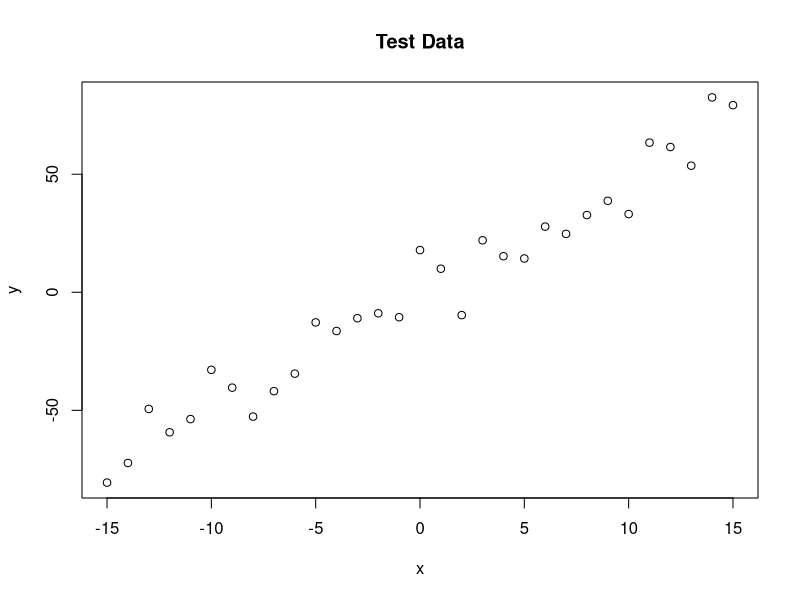
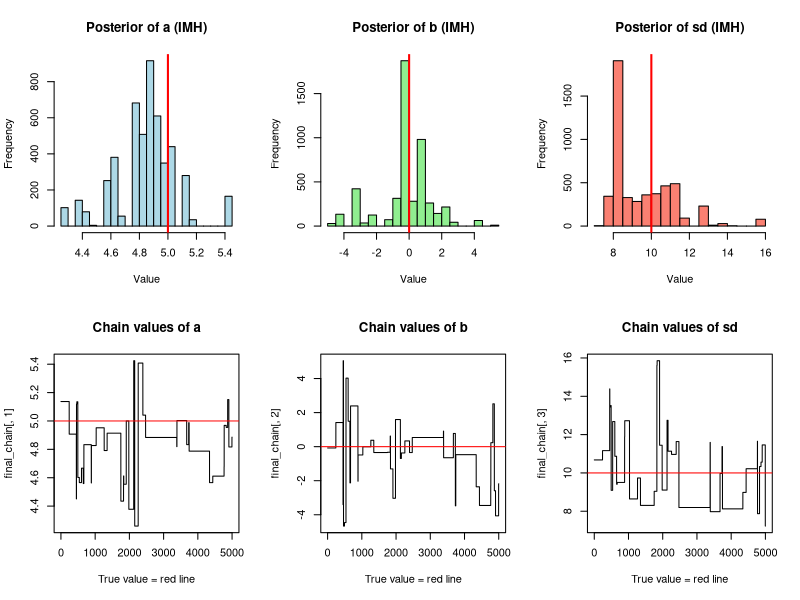
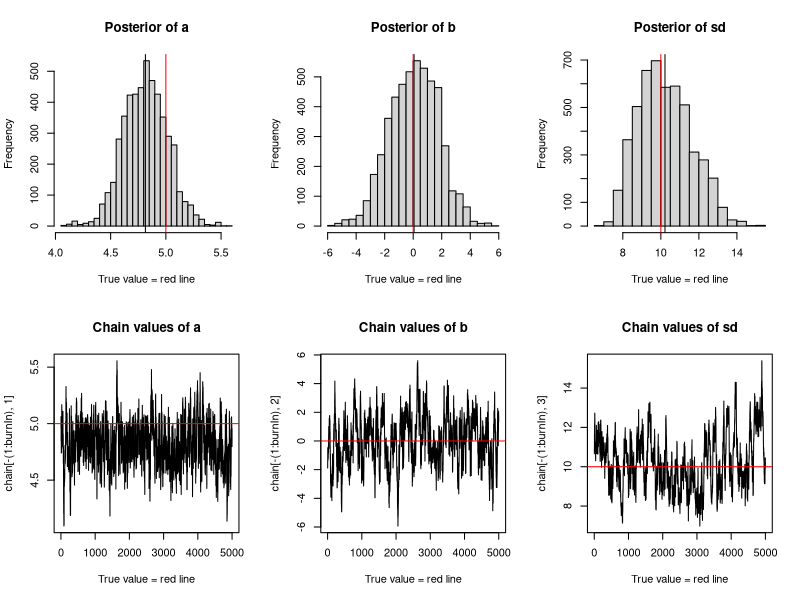
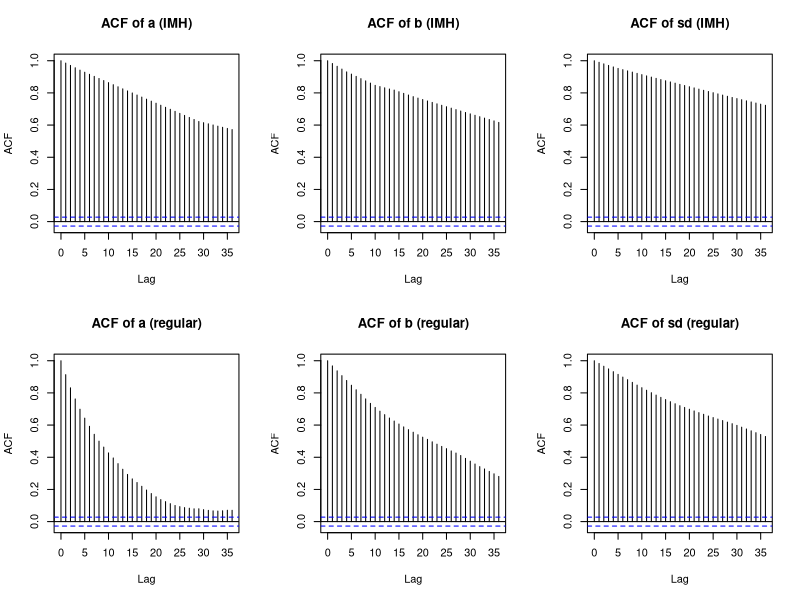

The R script that drew these images, in order:
## ---- chunk 1
knitr::opts_chunk$set(echo = TRUE)
## ---- chunk 2
# This work is licensed under the Creative Commons Attribution-NonCommercial-ShareAlike 3.0 Unported License. 
# Example taken from http://theoreticalecology.wordpress.com/2010/09/17/metropolis-hastings-mcmc-in-r/
# True paramter values
trueA <- 5
trueB <- 0
trueSd <- 10
sampleSize <- 31

## Set the seed so that results can be replicated
set.seed(123)
# create x-values 
x <- (-(sampleSize-1)/2):((sampleSize-1)/2)

# create dependent values according to y = ax + b + N(0,sd)
y <-trueA * x + trueB + rnorm(n=sampleSize,mean=0,sd=trueSd)
plot(x,y, main="Test Data")


####### Required fnctions

#likelihood function: Note that it returns "log" likelihood
likelihood <- function(param){
  a = param[1]
  b = param[2]
  sd = param[3]
  pred = a*x + b
  singlelikelihoods = dnorm(y, mean = pred, sd = sd, log = T)
  sumll = sum(singlelikelihoods)
  return(sumll)
}
# Example: plot the likelihood profile of the slope a
#slopevalues <- function(x){return(likelihood(c(x, trueB, trueSd)))}
#slopelikelihoods <- lapply(seq(3, 7, by=.05), slopevalues )
#plot (seq(3, 7, by=.05), slopelikelihoods , type="l", xlab = "values of slope parameter a", ylab = "Log likelihood")

# Prior likelihood function: Note that it returns "log" prior likelihood
prior <- function(param){
  a = param[1]
  b = param[2]
  sd = param[3]
  aprior = dunif(a, min=0, max=10, log = T)
  bprior = dnorm(b, sd = 5, log = T)
  sdprior = dunif(sd, min=0, max=30, log = T)
  return(aprior+bprior+sdprior)
}

# The posterior
posterior <- function(param){
  return (likelihood(param) + prior(param))
}
## ---- chunk 3
set.seed(123)


# Function to draw Y_t ~ g(y)
proposalfunction_imh <- function(param){
  a_prop = runif(1, min=0, max=10)
  b_prop = rnorm(1, mean=0, sd=5)
  sd_prop = runif(1, min=0, max=30)
  return(c(a_prop, b_prop, sd_prop))
}

# Our MCMC step using previous function
run_independent_MH <- function(startvalue, iterations){
  chain = array(dim = c(iterations+1,3))
  chain[1,] = startvalue
  for (i in 1:iterations){
    proposal = proposalfunction_imh(chain[i,])
    
    probab = exp(likelihood(proposal) - likelihood(chain[i,]))
    
    if (runif(1) < probab){
      chain[i+1,] = proposal
    } else {
      chain[i+1,] = chain[i,]
    }
  }
  return(chain)
}

## Set starting values: a=4, b=0 and sd=10?
startvalue = c(4,0,10)
## Run the chain
chain_imh = run_independent_MH(startvalue, 10000)

### Summary: #######################
burnIn = 5000
final_chain = chain_imh[-(1:burnIn),]
acceptance_imh = 1-mean(duplicated(final_chain))

par(mfrow = c(2,3))
hist(final_chain[,1], nclass=30, main="Posterior of a (IMH)", xlab="Value", col="lightblue")
abline(v = trueA, col="red", lwd=2)

hist(final_chain[,2], nclass=30, main="Posterior of b (IMH)", xlab="Value", col="lightgreen")
abline(v = trueB, col="red", lwd=2)

hist(final_chain[,3], nclass=30, main="Posterior of sd (IMH)", xlab="Value", col="salmon")
abline(v = trueSd, col="red", lwd=2)

plot(final_chain[,1], type = "l", xlab="True value = red line" , main = "Chain values of a", )
abline(h = trueA, col="red" )
plot(final_chain[,2], type = "l", xlab="True value = red line" , main = "Chain values of b", )
abline(h = trueB, col="red" )
plot(final_chain[,3], type = "l", xlab="True value = red line" , main = "Chain values of sd", )
abline(h = trueSd, col="red" )

# for comparison:
summary(lm(y~x))
## ---- chunk 4
######## Metropolis algorithm ################

proposalfunction <- function(param){
  return(rnorm(3,mean = param, sd= c(0.1,0.5,0.3)))
}

run_metropolis_MCMC <- function(startvalue, iterations){
  chain = array(dim = c(iterations+1,3))
  chain[1,] = startvalue
  for (i in 1:iterations){
    proposal = proposalfunction(chain[i,])
    probab = exp(posterior(proposal) - posterior(chain[i,]))
    if (runif(1) < probab){
      chain[i+1,] = proposal
    }else{
      chain[i+1,] = chain[i,]
    }
  }
  return(chain)
}

## Set starting values: a=4, b=0 and sd=10?
startvalue = c(4,0,10)

## Run the chain
chain = run_metropolis_MCMC(startvalue, 10000)

## Drop the burn-in samples?
burnIn = 5000
acceptance = 1-mean(duplicated(chain[-(1:burnIn),]))

### Summary: #######################
par(mfrow = c(2,3))
hist(chain[-(1:burnIn),1],nclass=30, , main="Posterior of a", xlab="True value = red line" )
abline(v = mean(chain[-(1:burnIn),1]))
abline(v = trueA, col="red" )
hist(chain[-(1:burnIn),2],nclass=30, main="Posterior of b", xlab="True value = red line")
abline(v = mean(chain[-(1:burnIn),2]))
abline(v = trueB, col="red" )
hist(chain[-(1:burnIn),3],nclass=30, main="Posterior of sd", xlab="True value = red line")
abline(v = mean(chain[-(1:burnIn),3]) )
abline(v = trueSd, col="red" )
plot(chain[-(1:burnIn),1], type = "l", xlab="True value = red line" , main = "Chain values of a", )
abline(h = trueA, col="red" )
plot(chain[-(1:burnIn),2], type = "l", xlab="True value = red line" , main = "Chain values of b", )
abline(h = trueB, col="red" )
plot(chain[-(1:burnIn),3], type = "l", xlab="True value = red line" , main = "Chain values of sd", )
abline(h = trueSd, col="red" )
## ---- chunk 5
par(mfrow = c(2,3))
acf(final_chain[,1], main="ACF of a (IMH)")
acf(final_chain[,2], main="ACF of b (IMH)")
acf(final_chain[,3], main="ACF of sd (IMH)")

acf(chain[-(1:burnIn),1], main="ACF of a (regular)")
acf(chain[-(1:burnIn),2], main="ACF of b (regular)")
acf(chain[-(1:burnIn),3], main="ACF of sd (regular)")
